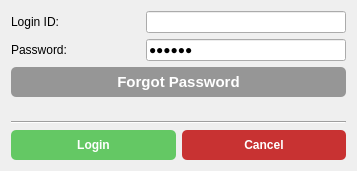
<?xml version="1.0" encoding="UTF-8"?>
<ui version="4.0">
 <class>SettingsMenuForm</class>
 <widget class="QWidget" name="SettingsMenuForm">
  <property name="geometry">
   <rect>
    <x>0</x>
    <y>0</y>
    <width>357</width>
    <height>171</height>
   </rect>
  </property>
  <property name="windowTitle">
   <string>Login Panel</string>
  </property>
  <layout class="QVBoxLayout" name="verticalLayout">
   <item>
    <layout class="QHBoxLayout" name="horizontalLayout">
     <item>
      <widget class="QLabel" name="label">
       <property name="text">
        <string>Login ID:</string>
       </property>
      </widget>
     </item>
     <item>
      <spacer name="horizontalSpacer">
       <property name="orientation">
        <enum>Qt::Horizontal</enum>
       </property>
       <property name="sizeHint" stdset="0">
        <size>
         <width>40</width>
         <height>20</height>
        </size>
       </property>
      </spacer>
     </item>
     <item>
      <widget class="QLineEdit" name="lineLoginPanelLoginID">
       <property name="minimumSize">
        <size>
         <width>200</width>
         <height>0</height>
        </size>
       </property>
      </widget>
     </item>
    </layout>
   </item>
   <item>
    <layout class="QHBoxLayout" name="horizontalLayout_2">
     <item>
      <widget class="QLabel" name="label_2">
       <property name="text">
        <string>Password:</string>
       </property>
      </widget>
     </item>
     <item>
      <spacer name="horizontalSpacer_2">
       <property name="orientation">
        <enum>Qt::Horizontal</enum>
       </property>
       <property name="sizeHint" stdset="0">
        <size>
         <width>40</width>
         <height>20</height>
        </size>
       </property>
      </spacer>
     </item>
     <item>
      <widget class="QLineEdit" name="lineLoginPanelPassword">
       <property name="minimumSize">
        <size>
         <width>200</width>
         <height>0</height>
        </size>
       </property>
       <property name="text">
        <string>xxxxxx</string>
       </property>
       <property name="echoMode">
        <enum>QLineEdit::Password</enum>
       </property>
       <property name="placeholderText">
        <string>keyword</string>
       </property>
      </widget>
     </item>
    </layout>
   </item>
   <item>
    <widget class="QPushButton" name="buttonLoginPanelForgotPassword">
     <property name="minimumSize">
      <size>
       <width>0</width>
       <height>30</height>
      </size>
     </property>
     <property name="font">
      <font>
       <family>Segoe UI</family>
       <pointsize>11</pointsize>
       <weight>75</weight>
       <italic>false</italic>
       <bold>true</bold>
      </font>
     </property>
     <property name="styleSheet">
      <string notr="true">QPushButton{	
background-color : rgb(150, 150, 150);
color:rgb(255, 255, 255);
font: 11pt &quot;Segoe UI&quot;;
font: bold;
border-radius: 5px;}

QPushButton::pressed{background-color :rgb(50, 50,50);}</string>
     </property>
     <property name="text">
      <string>Forgot Password</string>
     </property>
    </widget>
   </item>
   <item>
    <spacer name="verticalSpacer_2">
     <property name="orientation">
      <enum>Qt::Vertical</enum>
     </property>
     <property name="sizeHint" stdset="0">
      <size>
       <width>20</width>
       <height>11</height>
      </size>
     </property>
    </spacer>
   </item>
   <item>
    <widget class="Line" name="line">
     <property name="orientation">
      <enum>Qt::Horizontal</enum>
     </property>
    </widget>
   </item>
   <item>
    <layout class="QHBoxLayout" name="horizontalLayout_3">
     <item>
      <widget class="QPushButton" name="buttonLoginPanelOK">
       <property name="minimumSize">
        <size>
         <width>0</width>
         <height>30</height>
        </size>
       </property>
       <property name="styleSheet">
        <string notr="true">QPushButton{	
background-color : rgb(100, 200, 100);
color:rgb(255, 255, 255);
font: 11pt &quot;Segoe UI&quot;;
font: bold;
border-radius: 5px;}

QPushButton::pressed{background-color :rgb(50, 50,50);}</string>
       </property>
       <property name="text">
        <string>Login</string>
       </property>
      </widget>
     </item>
     <item>
      <widget class="QPushButton" name="buttonLoginPanelCancel">
       <property name="minimumSize">
        <size>
         <width>0</width>
         <height>30</height>
        </size>
       </property>
       <property name="styleSheet">
        <string notr="true">QPushButton{	
background-color : rgb(200, 50, 50);
color:rgb(255, 255, 255);
font: 11pt &quot;Segoe UI&quot;;
font: bold;
border-radius: 5px;}

QPushButton::pressed{background-color :rgb(50, 50,50);}</string>
       </property>
       <property name="text">
        <string>Cancel</string>
       </property>
      </widget>
     </item>
    </layout>
   </item>
  </layout>
 </widget>
 <resources/>
 <connections/>
</ui>
